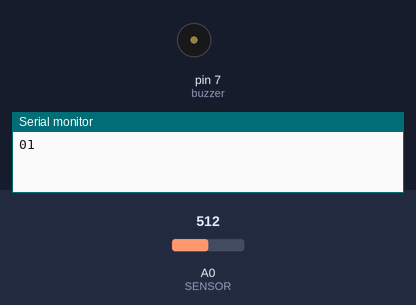
A sketch run on a simulated Arduino Uno, built with avr-gcc and run on an emulated ATmega328P. On the bench: buzzer (waves = sounding), the last lines printed to the serial monitor. Inputs (shaded band) come from the test bench; at power-on: A0 (SENSOR) = 512.

Above: at 0.1 s.
At 18.18 s:
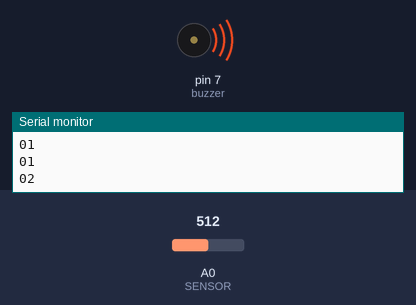
Timing chart, 0 to 35.6 s (numbered marks = the images above):
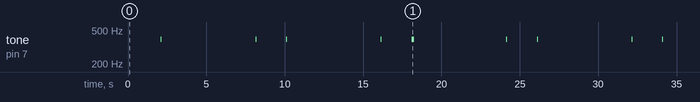

Measured:
- by itself, tone on pin 7 (buzzer): plays 392 Hz for 0.01 s, 392 Hz for 0.01 s, 392 Hz for 0.01 s, 392 Hz for 0.01 s, 392 Hz for 0.16 s, 392 Hz for 0.01 s … (9 notes in this stretch)

The sketch:

CPR2.ino
```cpp
#include <SoftwareSerial.h>
#include <SimpleTimer.h>

// 핀 연결 설정
#define SENSOR 14 // 센서핀 A0핀으로 설정

SimpleTimer timer;
SoftwareSerial HM10(2, 3); // RX, TX

int buzzer = 7; // 부저핀 7번으로 설정


int tones[] = {261, 392, 523}; // 측정시작 및 압박성공시, 단계 통과시, 기준 미달시.

int count; // 압박 횟수
int level; // 압박 단계 총 5단계
int checkPressed; // 눌린상태
int state; // 측정 상태 01:측정대기, 02:측정중, 03:기준미달 or 중도포기, 04:성공
int ble_timer; // BLE통신 타이머
int start;
int pairing_check;
int pairingState;

float depth;

void setup() {
  //기본 통신속도는 9600입니다.
  Serial.begin(9600);
  HM10.begin(9600);

  initialize(); // 압박횟수, 단계, 눌린상태 초기화

  pinMode(buzzer, OUTPUT);
  ble_timer = timer.setInterval(6000, startBLE); // 6초마다 통신
  start = timer.setInterval(1000, startCPR); // 압박판을 눌러서 state 2로 변경.
  pairing_check = timer.setInterval(100,pairing);
}

void loop() {
  timer.run(); // timer시작

  if (HM10.available()) {
    pairingState = 1;
    //Serial.write(HM10.read());
  }
  if(HM10.available()%2==0) {
    pairingState = 0;
    timer.enable(pairing_check);
  }

  if (state != 2) {
    if (!timer.isEnabled(start)) {
      timer.enable(start);
    }
  }
  else { // 측정중
    countCPR();
  }
  Serial.print(HM10.available());
  Serial.print(state);
  Serial.print("\n");
  delay(150);
}
// 30초를 5구간으로 나누어서 단계별로 진행
void levelUp() {
  if (state == 2) { // 측정중
    if (level > 4 && count > 10) { // 마지막 레벨에서 10회이상 압박시 성공
      state = 4;
      initialize();
      sendData();
      timer.disable(ble_timer);
    }
    else {
      if (count >= 10) { // 10회이상 압박했을시 다음단계로
        tone(buzzer, tones[2]);
        timer.setTimeout(50, turnOffBuzzer);
        level = level + 1;
        count = 0;
        sendData();
      }
      else { // 기준미달 or 중도포기
        timer.disable(ble_timer);
        tone(buzzer, tones[1]);
        timer.setTimeout(1000, turnOffBuzzer);
        state = 3;
        sendData();
        initialize();
        //sendData();
      }
    }
  }
}

// 블루투스 모듈을 이용해 전송할 정보
void sendData()
{
  char Ddata[8];
  String Cstr, Sstr, Zstr, Dstr;
  String Zero = "0";

  Sstr = Zero + String(state);
  if (count >= 10) {
    Cstr = String(count);
  }
  else {
    Cstr = Zero + String(count);
  }

  Dstr = "S" + Sstr + "C" + Cstr;

  Dstr.toCharArray(Ddata, 8);

  HM10.write(Ddata);
  HM10.write("\n");
}

void measureDepth()
{
  float distance_start = 14, distance = 0;
  depth = 0;
  unsigned int vol; // 센서의 전압값 저장변수

  vol = analogRead(SENSOR); // 센서의 전압값을 변수에 저장

  // Valid Range of IR Sensor : 4~36cm
  if (vol > 600)                             // 하한값에서 3 cm 출력
  {
    distance = 3;
  }
  else if (vol < 80 )                             // 상한값에서 37 cm 출력
  {
    distance = 37;
  }
  else                                       // 4cm ~ 36cm 의 측정결과를 출력
  {
    distance = (1 / (0.000413153 * vol - 0.0055266887));  // 입력받은 전압값을 거리로 계산
  }

  // 처음 거리와 현재 거리의 차를 이용해 압박 깊이 측정
  depth = distance_start - distance;
}

// 압박 횟수
void countCPR()
{
  measureDepth();

  // 압박깊이가 6cm이상일 경우 카운트
  if (depth >= 6) {
    checkPressed = checkPressed + 1;
    if (checkPressed == 1) {
      count = count + 1;
      tone(buzzer, tones[0]);
      timer.setTimeout(50, turnOffBuzzer);
    }
  }
  else {
    checkPressed = 0;
  }
}

// 부저종료
void turnOffBuzzer()
{
  noTone(buzzer);
}

// 측정 시작 -> 앱에서 시작 신호를 받아 시작함
void startCPR()
{
  measureDepth();

  // 압박 깊이가 3cm 보다 클경우 값 증가
  if (depth >= 6)
  {
    checkPressed = checkPressed + 1;
  }
  else
  {
    checkPressed = 0;
  }
  // 2초동안 누르고 있을 경우 state값 02로 변경.
  if (checkPressed >= 2)
  {
    tone(buzzer, tones[1]);
    timer.setTimeout(50, turnOffBuzzer);
    state = 2;
    sendData();
    if (!timer.isEnabled(ble_timer)) {
      timer.enable(ble_timer);
    }
    timer.restartTimer(ble_timer);

    timer.disable(start);
  }
}

// 통신
void startBLE()
{
  if (state == 2) {
    sendData();
    levelUp();
  }
}

// 초기화
void initialize()
{
  level = 1;
  count = 0;
  checkPressed = 0;
  state = 1;
}

void pairing()
{
  if(pairingState == 1) {
    tone(buzzer, tones[0]);
    delay(50);
    tone(buzzer, tones[1]);
    delay(50);
    tone(buzzer, tones[2]);
    delay(50);
    turnOffBuzzer();


    timer.disable(pairing_check);
  }
}
```
